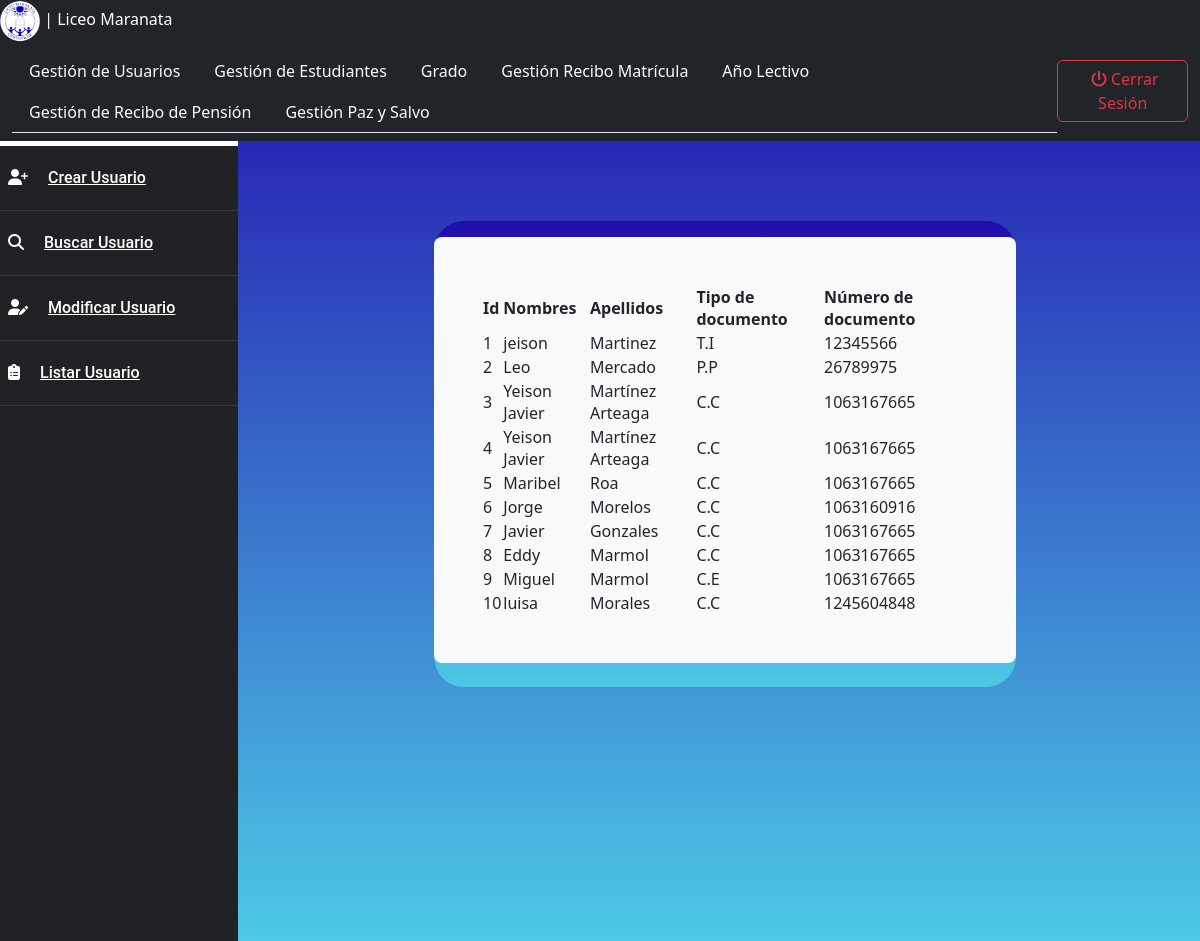
/estudiantes/usuarios/, run on an earlier commit of the app's database.
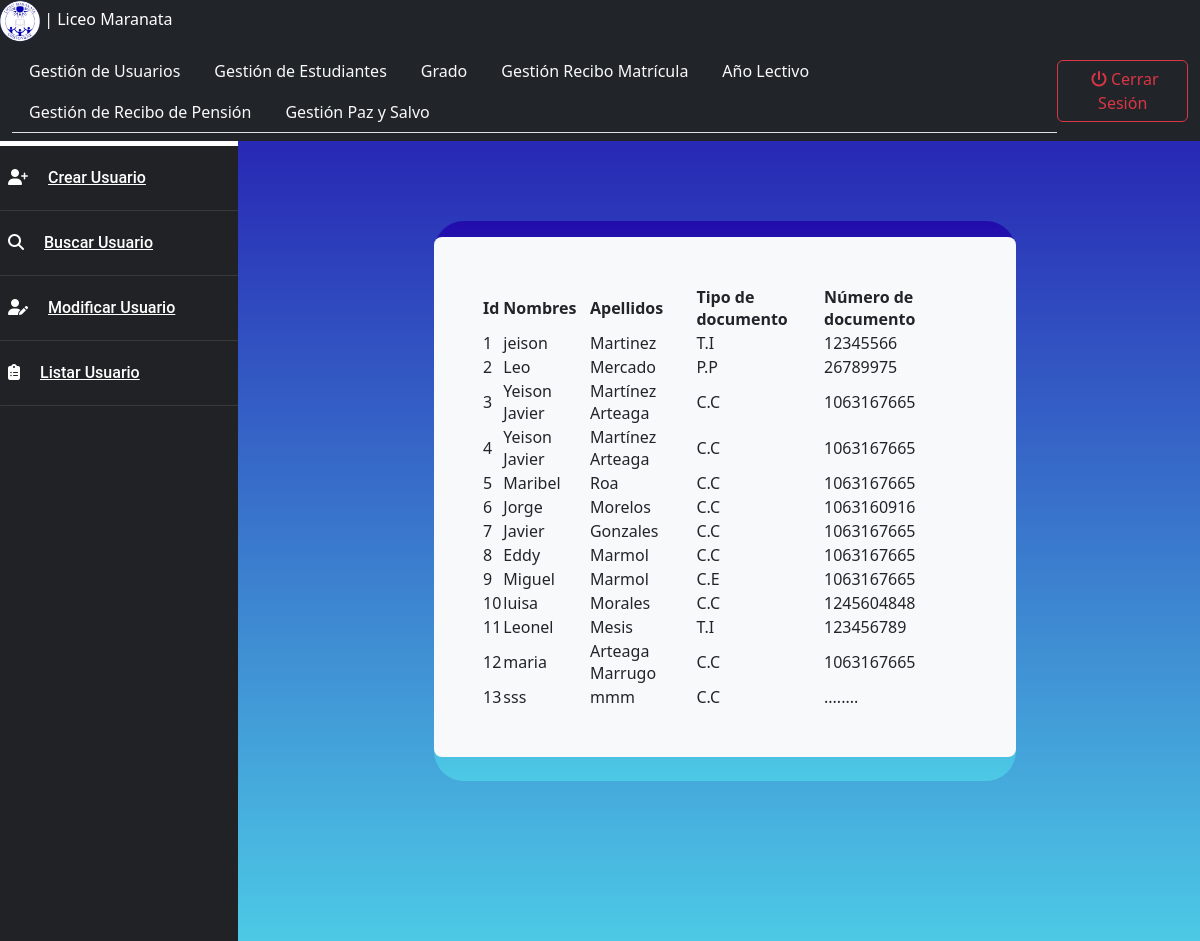
And on a later commit of the database.
### estudiantes/models.py (models this page shows)
class Usuario (models.Model):
    class TipoDocumento(models.TextChoices):
        CC='C.C', _('Cédula de Ciudadanía')
        CE='C.E', _('Cédula de Extranjería')
        PP='P.P', _('Permiso Especial')
        TI='T.I', _('Tarjeta de Identidad')
        RC='R.C', _('Registro Civil' )
        OT='Otro', _('Otro Tipo de Documento')
    tipoDocumento=models.CharField(max_length=6, choices=TipoDocumento.choices, default=TipoDocumento.TI, verbose_name="Tipo de Documento")
    documento=models.CharField(max_length=20, verbose_name="Documento")
    nombres=models.CharField(max_length=60, verbose_name="Nombres")
    apellidos=models.CharField(max_length=60, verbose_name="Apellidos")
    fechaNacimiento=models.DateField(verbose_name="fecha de nacimiento", help_text=u"MM/DD/AAAA")
    email=models.CharField(max_length=100, verbose_name="Email")
    contrasena=models.CharField(max_length=60, verbose_name="Contraseña")
    class Estado(models.TextChoices):
        ACTIVO='1', _('Activo')
        INACTIVO='0', _('Inactivo')
    estado=models.CharField(max_length=1, choices=Estado.choices, default=Estado.ACTIVO, verbose_name="Estado")

### estudiantes/views.py (the view)
# urls.py: path('usuarios/',usuario_listar,name="usuarios-listar"),
def usuario_listar(request):
    usuarios=Usuario.objects.all()
    context={
        "usuarios":usuarios
    }
    return render(request,"estudiantes/usuarios_listar.html",context)

### base/templates/estudiantes/usuarios_listar.html (shortened to what this page needs)
{% extends 'partials/body.html' %}
{% block menu %}
{% include 'estudiantes/usuarios_menu.html' %}
{% endblock menu %}
{% block contenido %}
    <div class="col p-5 rounded mx-5 ">
    <form class="row g-3 needs-validation mi-azul" novalidate>
      <div class="p-5 mb-4 bg-light rounded-3">
        <table id="example" class="display " style="width:100%">
          <thead>
              <tr>
                  <th>Id</th>
                  <th>Nombres</th>
                  <th>Apellidos</th>
                  <th>Tipo de documento</th>
                  <th>Número de documento</th>
              </tr>
          </thead>
          <tbody>
            {% for usuario in usuarios %}
            <tr>
                <td> {{usuario.id}} </td>
                <td> {{usuario.nombres}} </td>
                <td> {{usuario.apellidos}} </td>
                <td> {{usuario.tipoDocumento}} </td>
                <td> {{usuario.documento}} </td>
            </tr>
            {% endfor %}
      </table>
      </div>
    </form>
  </div>
</div>
</div>
{% endblock contenido %}

What changed in the data, as far as the page shows it:
added Usuario: id "11", nombres "Leonel", apellidos "Mesis", tipoDocumento "T.I", documento "123456789"
added Usuario: id "12", nombres "maria", apellidos "Arteaga Marrugo", tipoDocumento "C.C", documento "1063167665"
added Usuario: id "13", nombres "sss", apellidos "mmm", tipoDocumento "C.C", documento "........"
